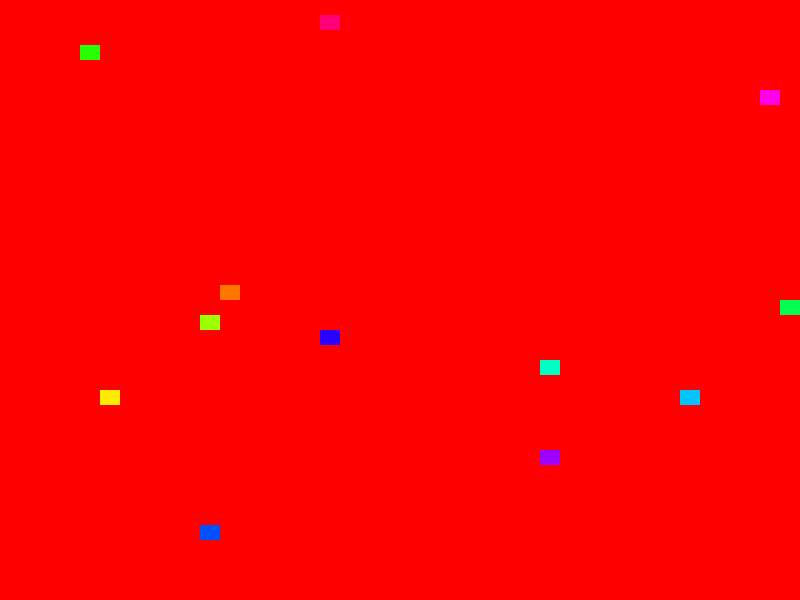

This figure's R source:
n <-  40
zona <- matrix(rep(0, n * n), nrow = n, ncol = n)
k <- 12
for (semilla in 1:k) {
    while (TRUE) { # hasta que hallamos una posicion vacia para la semilla
        fila <- sample(1:n, 1)
        columna <- sample(1:n, 1)
        if (zona[fila, columna] == 0) {
            zona[fila, columna] = semilla
            break
        }
    }
}
png("p4s.png")
par(mar = c(0,0,0,0)) # sin margen
# truco tomado de https://www.r-bloggers.com/creating-an-image-of-a-matrix-in-r-using-image/
rotate <- function(x) t(apply(x, 2, rev))
# para opciones de colores, ver https://www.r-bloggers.com/color-palettes-in-r/
image(rotate(zona), col=rainbow(k+1), xaxt='n', yaxt='n')
graphics.off()
